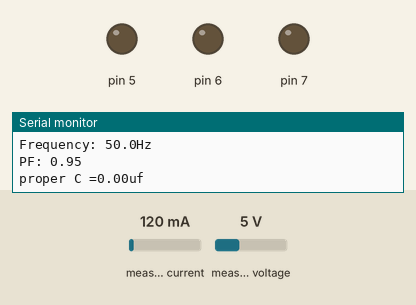
This sketch was run on a simulated Arduino Uno, built with avr-gcc and run on an emulated ATmega328P. Parts: output pins drawn as LEDs (lit = HIGH), the last lines printed to the serial monitor. The inputs (shaded band) are chosen by the test bench; at power-on: measured current 120 mA, measured voltage 5 V.

Above: at 1.2 s.
1.3 s: measured current set to 424 mA
3.3 s: measured current set to 472 mA
At 5.0 s:
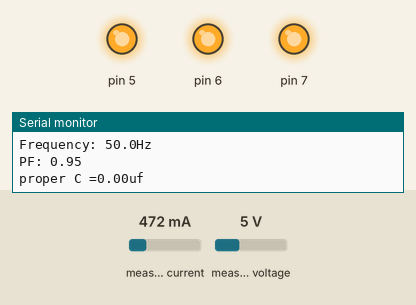
Timing chart, 0 to 6.5 s (numbered marks = the images above; inputs shaded):
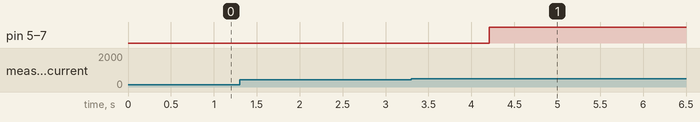

The sketch:

auto_PF_correction.ino
```cpp
#include <PZEM004Tv30.h>//

/* Use software serial for the PZEM
 * Pin 11 Rx (Connects to the Tx pin on the PZEM)
 * Pin 12 Tx (Connects to the Rx pin on the PZEM)
*/
PZEM004Tv30 pzem(11, 12);

float cap (float pf , float p , float v , float f )// to calculat cap value
{float s=p/pf;// to calculat s value
float x =pow(s, 2);
float y=pow(p, 2);
 float z=x-y;
 float Q1=sqrt(z);
 float s2=p/.943;
 float x2 =pow(s2, 2);
 float y2=pow(p,2);
 float z2=x2-y2;
 float  Q2=sqrt(z2);
 float Q=Q1-Q2;

 float  Xc=pow(v, 2)/Q;
 float u=(2*3.14*f*Xc);
float   c=pow (10,6)/u;
if (c<0)
 c=0;
  Serial.print ("proper C =");
   Serial.print(c);
   Serial.println("uf");
   return c;}
void setup() {
  pinMode(5,OUTPUT);
    pinMode(6,OUTPUT);
      pinMode(7,OUTPUT);
  Serial.begin(115200);
}

void loop() {
    float voltage = pzem.voltage(); // to read voltage from pf sensor
    if( !isnan(voltage) ){
        Serial.print("Voltage: "); Serial.print(voltage); Serial.println("V");
    } else {
        Serial.println("Error reading voltage");
    }

    float current = pzem.current();// to read current from pf sensor
    if( !isnan(current) ){
        Serial.print("Current: "); Serial.print(current); Serial.println("A");
    } else {
        Serial.println("Error reading current");
    }

    float power = pzem.power();// to read power from pf sensor
    if( !isnan(power) ){
        Serial.print("Power: "); Serial.print(power); Serial.println("W");
    } else {
        Serial.println("Error reading power");
    }

    float energy = pzem.energy();// to read energy from pf sensor
    if( !isnan(energy) ){
        Serial.print("Energy: "); Serial.print(energy,3); Serial.println("kWh");
    } else {
        Serial.println("Error reading energy");
    }

    float frequency = pzem.frequency();
    if( !isnan(frequency) ){
        Serial.print("Frequency: "); Serial.print(frequency, 1); Serial.println("Hz");
    } else {
        Serial.println("Error reading frequency");
    }

    float pf = pzem.pf();
    if( !isnan(pf) ){
        Serial.print("PF: "); Serial.println(pf);
    } else {
        Serial.println("Error reading power factor");

   digitalWrite(5,HIGH);
    digitalWrite(6,HIGH);
    digitalWrite(7,HIGH);}

    float c =cap ( pf , power ,voltage , frequency );
   if(power>100){
digitalWrite(5,HIGH);
    digitalWrite(6,HIGH);
    digitalWrite(7,HIGH);
    delay(380);}


else
    if (c>.9){

     if (power< 70&& power >50)
    { digitalWrite(5,LOW);
    digitalWrite(6,HIGH);
    digitalWrite(7,HIGH);
    }
       if (power< 30&& power >10)
    { digitalWrite(5,LOW);
    digitalWrite(6,LOW);
    digitalWrite(7,LOW);
    }

      }
    Serial.println();
    delay(2000);
}
```

Measured:
- the behaviour switches between 457 and 458 mA on measured current (found by bisection; images 0 and 1)
- after the input at 3.3 s, pin 5–7: LOW → HIGH after 0.91 s
